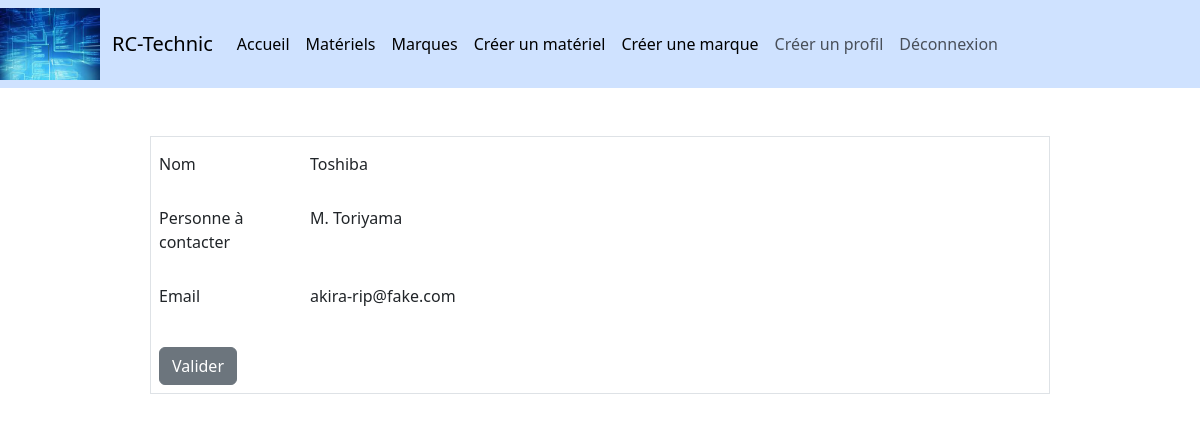
Screenshot of /marque.php?id=1 (signed in) with the database file from the repository.
### tables this page shows
CREATE TABLE IF NOT EXISTS `marques` (
  `id` int NOT NULL AUTO_INCREMENT,
  `nom` varchar(155) NOT NULL,
  `contact` varchar(155) NOT NULL,
  `email` varchar(155) NOT NULL,
  PRIMARY KEY (`id`)
);

### www/modeles/marque.php (called while the page is built, shortened)
<?php
function get_this_marque($id)
{
    require ("./inc/db.php");
    $sql = "SELECT * FROM `marques` WHERE `id` = $id;";
    $request = $pdo->query($sql);
    $result = $request->fetchAll(PDO::FETCH_ASSOC);
    return $result;
}

### www/marque.php (the view, shortened to what this page needs)
<?php
require ("./classes/Marque.php");
require ("./modeles/marque.php");
include ("./partials/header.php");
if ($_SESSION != [] && $_SESSION['user']['role'] != "ouvrier") {
  if ($_GET != []) {
    $MarqueToChange = get_this_marque($_GET['id']);
    ?>
    <main>
      <form class="w-75 mx-auto my-5 border p-2" action="" method="post">
        <div class="mb-3 row">
          <label for="staticEmail" class="col-sm-2 col-form-label">Nom</label>
          <div class="col-sm-10">
            <input name="nom" type="text" class="form-control-plaintext" id="staticEmail"
              value="<?= $MarqueToChange[0]['nom'] ?>" placeholder="<?= $MarqueToChange[0]['nom'] ?>">
          </div>
        </div>
        <div class="mb-3 row">
          <label for="staticEmail" class="col-sm-2 col-form-label">Personne à contacter</label>
          <div class="col-sm-10">
            <input name="contact" type="text" class="form-control-plaintext" id="staticEmail"
              value="<?= $MarqueToChange[0]['contact'] ?>" placeholder="<?= $MarqueToChange[0]['contact'] ?>">
          </div>
        </div>
        <div class="mb-3 row">
          <label for="staticEmail" class="col-sm-2 col-form-label">Email</label>
          <div class="col-sm-10">
            <input name="email" type="text" class="form-control-plaintext" id="staticEmail"
              value="<?= $MarqueToChange[0]['email'] ?>" placeholder="<?= $MarqueToChange[0]['email'] ?>">
          </div>
        </div>
        <button class="btn btn-secondary mt-3">Valider</button>
      </form>
    </main>
    </body>
    </html>
    <?php
  }
} else {
  header("Location: $path");
}
?>

### rows the page displays
marques: nom "Toshiba", contact "M. Toriyama", email "akira-rip@fake.com"
